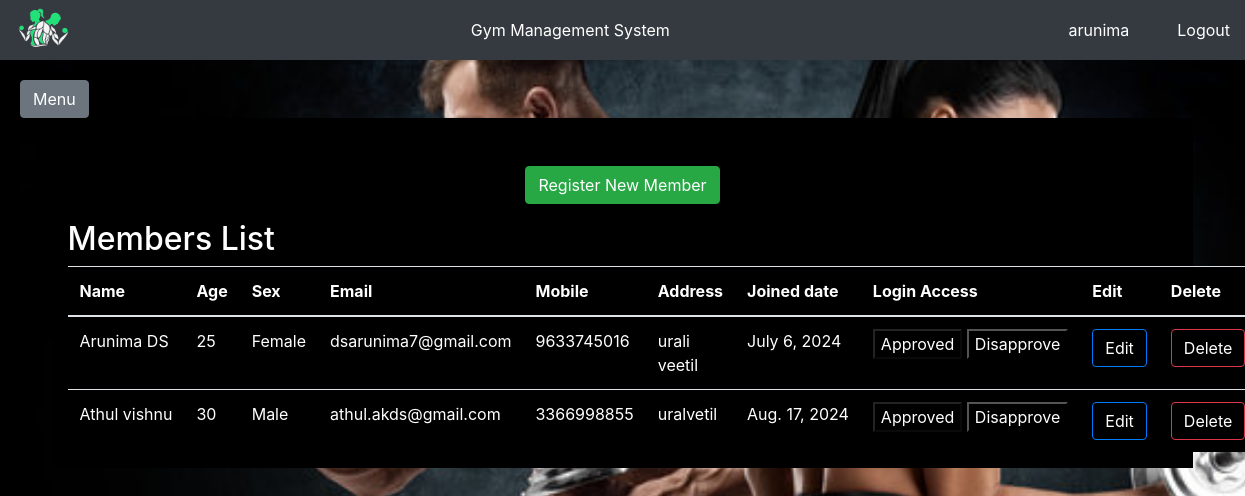
Page /members_list/ (signed in) on the committed database.
### registration/models.py (models this page shows, shortened)
class Registers(models.Model):
    SEX_CHOICES = [
        ('Male', 'Male'),
        ('Female', 'Female'),
        ('Other', 'Other'),
    ]
    user = models.OneToOneField(User, on_delete=models.CASCADE)
    first_name = models.CharField(max_length=100)
    last_name = models.CharField(max_length=100)
    sex = models.CharField(max_length=10, choices=SEX_CHOICES)
    age = models.PositiveIntegerField()
    email = models.EmailField(unique=True)
    mobile_number = models.CharField(max_length=15)
    address = models.TextField()
    join_date = models.DateField(null=True, blank=True)
    class Meta:
        db_table='registers'

### registration/views.py (the view)
# urls.py: path('members_list/', members_list, name='members_list'),
@login_required
def members_list(request):
    members=Registers.objects.all()
    return render(request,'registration/member_list.html',{'members':members})

### main/templates/registration/member_list.html (shortened to what this page needs)
{% extends "base.html" %} {% block content %}
<div class="container white-text half-opacity-bg">
  <div class="row justify-content-center">
    <div class="col-12 mt-5 text-center mb-3">
      <button
        type="button"
        class="btn btn-success white-text"
        onclick="window.location.href = '/register/'"
      >
        Register New Member
      </button>
    </div>
  </div>
  <div class="row justify-content-center">
    <div class="col-md-12">
      <h2 class="white-text">Members List</h2>
      <table class="table table-striped white-text half-opacity-bg">
        <thead class="white-text">
          <tr class="white-text">
            <th scope="col" class="white-text">Name</th>
            <th scope="col" class="white-text">Age</th>
            <th scope="col" class="white-text">Sex</th>
            <th scope="col" class="white-text">Email</th>
            <th scope="col" class="white-text">Mobile</th>
            <th scope="col" class="white-text">Address</th>
            <th scope="col" class="white-text">Joined date</th>
            <th class="text-nowrap white-text">Login Access</th>
            <th scope="col" class="white-text">Edit</th>
            <th scope="col" class="white-text">Delete</th>
          </tr>
        </thead>
        <tbody class="white-text">
          {% for member in members %}
          <tr class="white-text half-opacity-bg">
            <td class="text-nowrap white-text">
              {{member.first_name}} {{member.last_name}}
            </td>
            <td class="white-text">{{member.age}}</td>
            <td class="white-text">{{member.sex}}</td>
            <td class="white-text">{{member.email}}</td>
            <td class="white-text">{{member.mobile_number}}</td>
            <td class="white-text">{{member.address}}</td>
            <td class="text-nowrap white-text">{{member.join_date}}</td>
            <td class="text-nowrap white-text">
              <a href="{% url 'approve_member' member.id %}">
                <button {% if member.user.is_active %}disabled{% endif %} class="white-text half-opacity-bg">
                  {% if member.user.is_active %} Approved {% else %} Approve {% endif %}
                </button>
              </a>
              <a href="{% url 'disapprove_member' member.id %}">
                <button {% if not member.user.is_active %}disabled{% endif %} class="white-text half-opacity-bg">
                  {% if member.user.is_active %} Disapprove {% else %} Disapproved {% endif %}
                </button>
              </a>
            </td>
            <td>
              <button
                type="button"
                class="btn btn-primary white-text half-opacity-bg"
                onclick="fn_ConfirmEdit('/edit_member/{{member.id}}')"
              >
                Edit
              </button>
            </td>
            <td>
              <button
                type="button"
                class="btn btn-danger white-text half-opacity-bg"
                onclick="fn_ConfirmDelete('/delete_member/{{member.id}}')"
              >
                Delete
              </button>
            </td>
          </tr>
          {% endfor %}
        </tbody>
      </table>
    </div>
  </div>
</div>
{% endblock %}

### main/templates/base.html (shortened to what this page needs)
<!DOCTYPE html>
<html>
  <head>
    <link
      href="https://stackpath.bootstrapcdn.com/bootstrap/4.5.2/css/bootstrap.min.css"
      rel="stylesheet"
    />
    {% load static %}
    <link rel="stylesheet" type="text/css" href="{% static 'css/main.css' %}" />
  </head>
  <body>
    <div class="header">
      <a href="{% url 'home' %}">
        <img
          src="{% static 'images/gms_logo.png' %}"
          alt="Logo"
        />
      </a>
      <div class="center">Gym Management System</div>
      <div class="text-white mr-5">{{user.username}}</div>
      <a href="/" class="text-white">Logout</a>
    </div>
    <div class="content" id="content">
      <button
        class="btn btn-secondary"
        id="sidebarCollapse"
        style="margin-top: 60px"
      >
        Menu
      </button>
      {% block content %} {% endblock %}
    </div>
  </body>
</html>

### main/static/css/main.css (style rules this page uses)
.header { height: 60px; background-color: #343a40; color: #ffffff; text-align: center; position: fixed; width: 100%; top: 0; z-index: 1000; display: flex; align-items: center; justify-content: space-between; padding: 0 15px; }
.header img { height: 50px; }
.header .center { flex-grow: 1; text-align: center; }
.content { padding: 20px; }
.content { margin-left: 0; padding: 20px; transition: margin-left 0.3s ease; }

### main/templates/registration/member_list.html (style rules this page uses)
.white-text { color: white; }
.half-opacity-bg { background-color:black; }

### rows in the picture
Registers: first_name "Arunima", last_name "DS", age "25", sex "Female", email "dsarunima7@gmail.com", mobile_number "9633745016", address "urali veetil", join_date "July 6, 2024", shows "Approved", shows "Disapprove"
Registers: first_name "Athul", last_name "vishnu", age "30", sex "Male", email "athul.akds@gmail.com", mobile_number "3366998855", address "uralvetil", join_date "Aug. 17, 2024", shows "Approved", shows "Disapprove"

### other values in the picture
{{ user.username }} "arunima"
